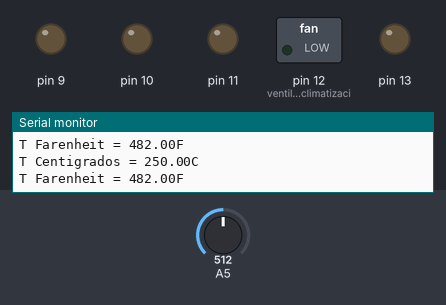
Bench run of a sketch on a simulated Arduino Uno, built with avr-gcc and run on an emulated ATmega328P. Parts: switched loads named in the sketch (green lamp = pin HIGH), output pins drawn as LEDs (lit = HIGH), the last lines printed to the serial monitor. The test bench sets the inputs (shaded band); at power-on: A5 = 512.

Above: at 1.8 s.
1.9 s: A5 set to 88
3.4 s: A5 set to 76
At 7.3 s:
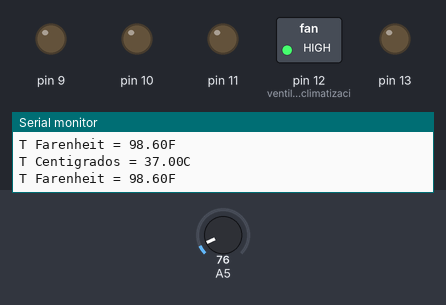
7.5 s: A5 set to 122
At 9.2 s:
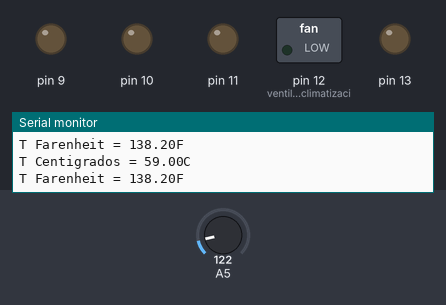
9.5 s: A5 set to 30
At 10.9 s:
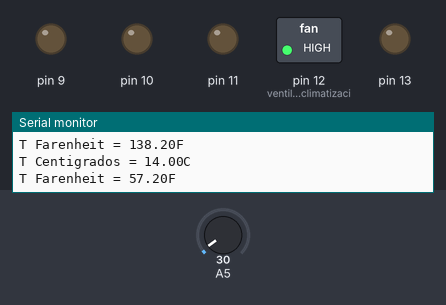
11.5 s: A5 set to 37
13.2 s: A5 set to 47
At 14.8 s:
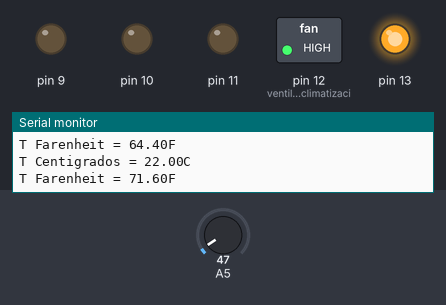
Timing chart, 0 to 18.3 s (numbered marks = the images above; inputs shaded):
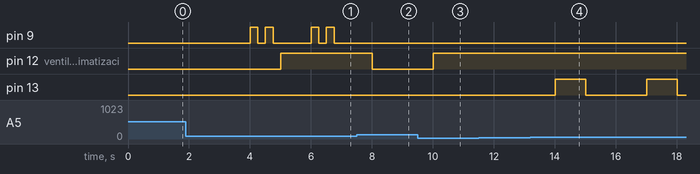

The sketch:

lm35.ino
```cpp
//declaracion de variables
float sensor =0;
float sensor2 =0;

// Inicializacion de pines
void setup()
{
  Serial.begin(9600);
  pinMode(13, OUTPUT);
  pinMode(12, OUTPUT); // ventilador de climatizacion
  pinMode(11, OUTPUT);
  pinMode(10, OUTPUT);
  pinMode(9, OUTPUT);
  digitalWrite(13,LOW);
  digitalWrite(12,LOW);
  digitalWrite(11,LOW);
  digitalWrite(10,LOW);
  digitalWrite(9,LOW);
}
void loop()
{
  //Lectura de temperatura
  sensor =(analogRead(A5)*48875)/100000;

  //Convierte a Farenheit
  sensor2 = ((sensor*9)/5)+32;


  // Envio de dato serial al PC
  Serial.print("T Centigrados = ");
  Serial.print(sensor);
  Serial.print("C");
  Serial.println();
  Serial.print("T Farenheit = ");
  Serial.print(sensor2);
  Serial.print("F");

  //Imprime nueva linea
  Serial.println();Serial.println();

  //Condiciones
  if((sensor>20)&&(sensor<=25))
  {
    digitalWrite(13,HIGH);
    delay(1000);
    digitalWrite(13,LOW);
    delay(1000);
  }
  if((sensor>25)&&(sensor<=30))
  {
    digitalWrite(11,HIGH);
    delay(750);
    digitalWrite(11,LOW);
    delay(750);
    digitalWrite(11,HIGH);
    delay(750);
    digitalWrite(11,LOW);
    delay(750);
  }
  if((sensor>30)&&(sensor<=35))
  {
    digitalWrite(10,HIGH);
    delay(500);
    digitalWrite(10,LOW);
    delay(500);
    digitalWrite(10,HIGH);
    delay(500);
    digitalWrite(10,LOW);
    delay(500);
  }
  if((sensor>35)&&(sensor<40))
  {
    digitalWrite(9,HIGH);
    delay(250);
    digitalWrite(9,LOW);
    delay(250);
    digitalWrite(9,HIGH);
    delay(250);
    digitalWrite(9,LOW);
    delay(250);
  }
  if(sensor>=40)
  {
    digitalWrite(12,LOW);
  }
  else
  {
    digitalWrite(12,HIGH);
  }
  delay(1000);
}
```

Measured:
- the behaviour switches between 82 and 81 on A5 (found by bisection; images 0 and 1)
- the behaviour switches between 42 and 43 on A5 (found by bisection; images 3 and 4)
- after the input at 3.4 s, pin 9: LOW → HIGH after 0.61 s, → LOW 0.25 s later, → HIGH 0.25 s later, → LOW 0.25 s later, … (8 changes in this stretch); pin 12 (ventilador_de_climatizaci): LOW → HIGH after 1.6 s
- after the input at 7.5 s, pin 9: stops changing and stays LOW; pin 12 (ventilador_de_climatizaci): HIGH → LOW after 0.51 s
- after the input at 9.5 s, pin 12 (ventilador_de_climatizaci): LOW → HIGH after 0.51 s
- after the input at 13.2 s, pin 13: alternates HIGH for 1.0 s and LOW for 2.0 s, starting after 0.82 s
